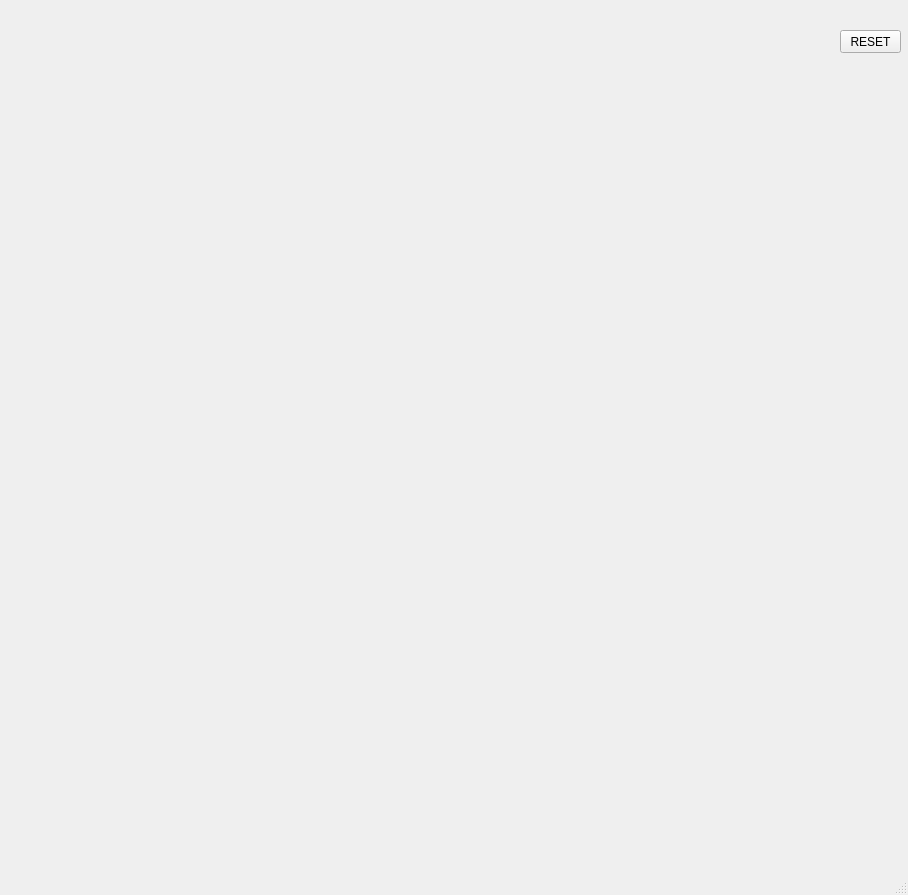
<?xml version="1.0" encoding="UTF-8"?>
<ui version="4.0">
 <class>MainWindow</class>
 <widget class="QMainWindow" name="MainWindow">
  <property name="geometry">
   <rect>
    <x>0</x>
    <y>0</y>
    <width>908</width>
    <height>895</height>
   </rect>
  </property>
  <property name="windowTitle">
   <string>MainWindow</string>
  </property>
  <widget class="QWidget" name="centralwidget">
   <widget class="QPushButton" name="pb">
    <property name="geometry">
     <rect>
      <x>840</x>
      <y>30</y>
      <width>61</width>
      <height>23</height>
     </rect>
    </property>
    <property name="text">
     <string>RESET</string>
    </property>
   </widget>
  </widget>
  <widget class="QMenuBar" name="menubar">
   <property name="geometry">
    <rect>
     <x>0</x>
     <y>0</y>
     <width>908</width>
     <height>21</height>
    </rect>
   </property>
  </widget>
  <widget class="QStatusBar" name="statusbar"/>
 </widget>
 <resources/>
 <connections/>
</ui>
